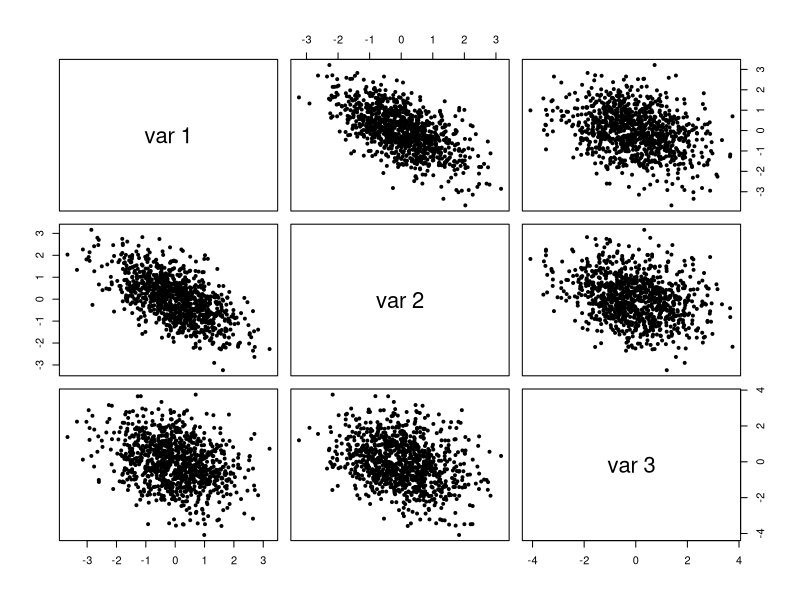
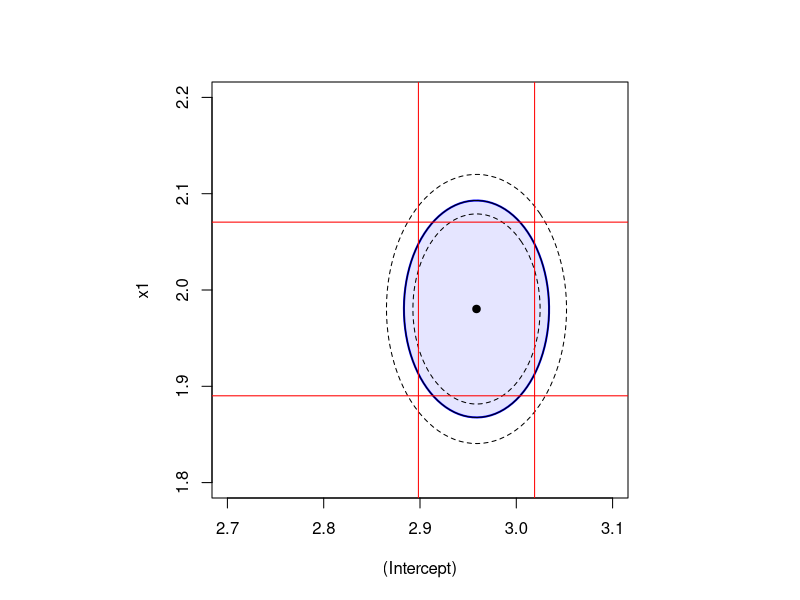
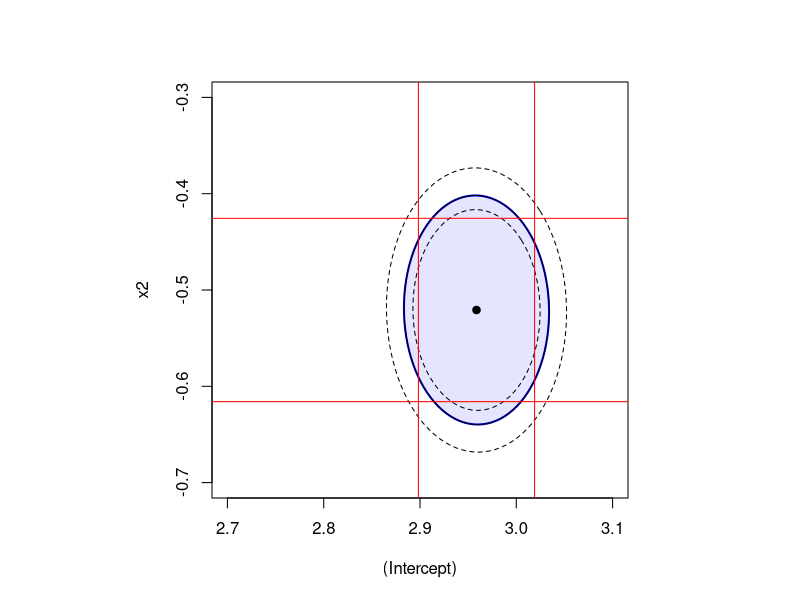
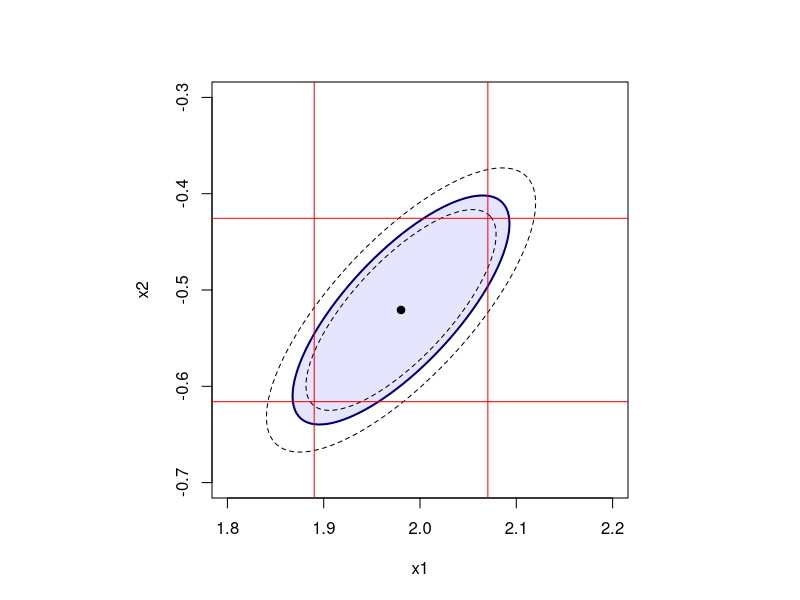

Source code (R) for these figures, in order:
#2015-11
library(multcomp)
library(MASS)
n<-1000
p<-3
set.seed(4543349)
Sig<-rWishart(1,p+5,diag(1,p)/(p+5))[,,1]
X<-mvrnorm(n,mu=rep(0,p),Sigma=Sig)
pairs(X,pch=19,cex=0.6)

be<-c(3.0,2.0,-0.5,-2.0)
A<-matrix(c(0,1,0,1,0,1,-1,1/2),byrow=T,nrow=2,ncol=4)
A

Y<-cbind(rep(1,n),X) %*% be + rnorm(n)

x1<-X[,1]
x2<-X[,2]
x3<-X[,3]

fit.tmp<-lm(Y~x1+x2+x3)
summary(glht(fit.tmp,linfct=A),Ftest())
summary(glht(fit.tmp,linfct=A))
summary(glht(fit.tmp,linfct=A),test=adjusted("none"))
summary(glht(fit.tmp,linfct=A),test=univariate())
summary(glht(fit.tmp,linfct=A),test=adjusted("bonf"))


#########################################################
library(ellipse)
par(pty='s')
plot(ellipse(fit.tmp,level=0.99),
     type='l',lty=2,xlim=range(2.70,3.10),ylim=range(1.80,2.20))
lines(ellipse(fit.tmp,level=0.95),col='blue',lwd=2)
polygon(ellipse(fit.tmp,level=0.95,which=c(1,2)),col=rgb(0,0,1,alpha=.1))
lines(ellipse(fit.tmp,level=0.90),lty=2)
points(fit.tmp$coefficients[1], fit.tmp$coefficients[2],pch=19)
abline(v=confint(fit.tmp)[1,],col='red')
abline(h=confint(fit.tmp)[2,],col='red')
dev.print(device=pdf,file='Ellipse1.pdf',height=6,width=6)

plot(ellipse(fit.tmp,level=0.99,which=c(1,3)),
     type='l',lty=2,xlim=range(2.70,3.10),ylim=range(-0.7,-0.3))
lines(ellipse(fit.tmp,level=0.95,which=c(1,3)),col='blue',lwd=2)
polygon(ellipse(fit.tmp,level=0.95,which=c(1,3)),col=rgb(0,0,1,alpha=.1))
lines(ellipse(fit.tmp,level=0.90,which=c(1,3)),lty=2)
points(fit.tmp$coefficients[1], fit.tmp$coefficients[3],pch=19)
abline(v=confint(fit.tmp)[1,],col='red')
abline(h=confint(fit.tmp)[3,],col='red')
dev.print(device=pdf,file='Ellipse2.pdf',height=6,width=6)

plot(ellipse(fit.tmp,level=0.99,which=c(2,3)),
     type='l',lty=2,xlim=range(1.80,2.20),ylim=range(-0.7,-0.3))
lines(ellipse(fit.tmp,level=0.95,which=c(2,3)),col='blue',lwd=2)
polygon(ellipse(fit.tmp,level=0.95,which=c(2,3)),col=rgb(0,0,1,alpha=.1))
lines(ellipse(fit.tmp,level=0.90,which=c(2,3)),lty=2)
points(fit.tmp$coefficients[2], fit.tmp$coefficients[3],pch=19)
abline(v=confint(fit.tmp)[2,],col='red')
abline(h=confint(fit.tmp)[3,],col='red')
dev.print(device=pdf,file='Ellipse3.pdf',height=6,width=6)
